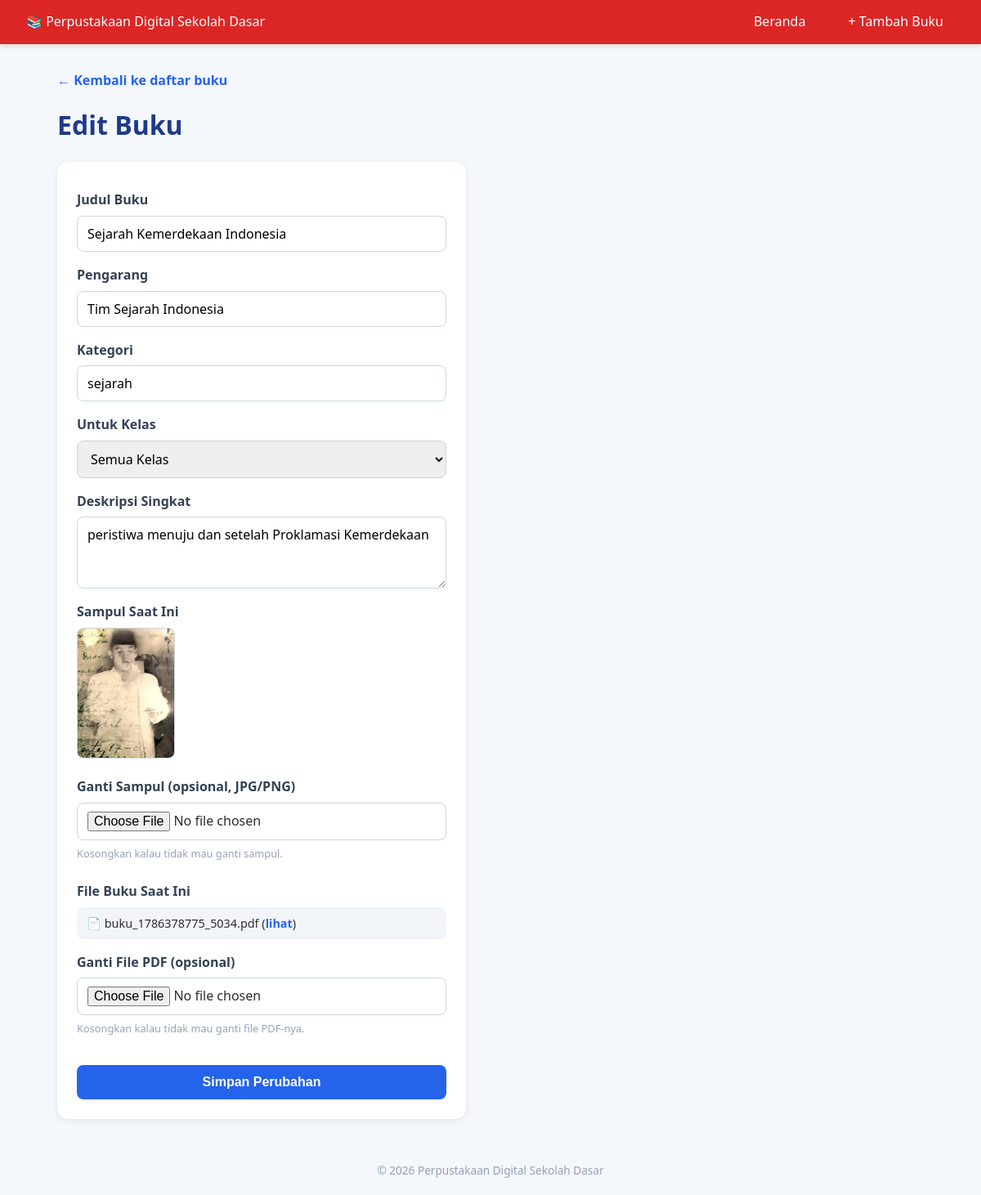
Page /buku/edit/6 on the committed database.
### tables this page shows
CREATE TABLE `buku` (
  `id` int(11) NOT NULL,
  `judul` varchar(150) NOT NULL,
  `pengarang` varchar(100) NOT NULL,
  `kategori` varchar(50) NOT NULL,
  `kelas` varchar(10) NOT NULL,
  `sampul` varchar(255) DEFAULT NULL,
  `file_buku` varchar(255) NOT NULL,
  `deskripsi` text,
  `tanggal_upload` datetime DEFAULT CURRENT_TIMESTAMP
);

### application/controllers/Buku.php (called while the page is built, shortened)
<?php
class Buku extends CI_Controller
{
    public function __construct()
    {
        $this->load->model('buku_model');
    }
    public function edit($id)
    {
        $buku = $this->buku_model->get_by_id($id);
        $data['buku'] = $buku;
        $data['daftar_kategori'] = $this->buku_model->get_kategori_list();
        $this->load->view('templates/header', array('judul_halaman' => 'Edit Buku'));
        $this->load->view('buku/edit', $data);
        $this->load->view('templates/footer');
    }
}

### index.php (called while the page is built, shortened)
<?php
require_once BASEPATH.'core/CodeIgniter.php';

### application/models/Buku_model.php (called while the page is built, shortened)
<?php
class Buku_model extends CI_Model
{
    protected $table = 'buku';
    public function get_by_id($id)
    {
        return $this->db->get_where($this->table, array('id' => $id))->row();
    }
}

### application/views/buku/edit.php (the view, shortened to what this page needs)
<a href="<?= base_url('buku') ?>" class="link-kembali">&larr; Kembali ke daftar buku</a>
<h1>Edit Buku</h1>
<form action="<?= base_url('buku/edit/' . $buku->id) ?>" method="post" enctype="multipart/form-data" class="form-tambah">
    <label for="judul">Judul Buku</label>
    <input type="text" id="judul" name="judul"
           value="<?= set_value('judul', $buku->judul) ?>" required>
    <label for="pengarang">Pengarang</label>
    <input type="text" id="pengarang" name="pengarang"
           value="<?= set_value('pengarang', $buku->pengarang) ?>" required>
    <label for="kategori">Kategori</label>
    <input type="text" id="kategori" name="kategori" list="list-kategori"
           value="<?= set_value('kategori', $buku->kategori) ?>" required>
    <label for="kelas">Untuk Kelas</label>
    <select id="kelas" name="kelas" required>
        <?php $pilihan_kelas = array('Semua' => 'Semua Kelas', '1' => 'Kelas 1', '2' => 'Kelas 2', '3' => 'Kelas 3', '4' => 'Kelas 4', '5' => 'Kelas 5', '6' => 'Kelas 6'); ?>
        <?php foreach ($pilihan_kelas as $nilai => $label): ?>
            <option value="<?= $nilai ?>" <?= ($buku->kelas === $nilai) ? 'selected' : '' ?>>
                <?= $label ?>
            </option>
        <?php endforeach; ?>
    </select>
    <label for="deskripsi">Deskripsi Singkat</label>
    <textarea id="deskripsi" name="deskripsi" rows="3"><?= set_value('deskripsi', $buku->deskripsi) ?></textarea>
    <label>Sampul Saat Ini</label>
    <img src="<?= base_url('assets/uploads/cover/' . $buku->sampul) ?>"
         alt="Sampul saat ini" class="preview-sampul">
    <label for="sampul">Ganti Sampul (opsional, JPG/PNG)</label>
    <input type="file" id="sampul" name="sampul" accept="image/jpeg,image/png">
    <small class="bantuan-teks">Kosongkan kalau tidak mau ganti sampul.</small>
    <label>File Buku Saat Ini</label>
    <p class="info-file-lama">
        📄 <?= html_escape($buku->file_buku) ?>
        (<a href="<?= base_url('assets/uploads/buku/' . $buku->file_buku) ?>" target="_blank">lihat</a>)
    </p>
    <label for="file_buku">Ganti File PDF (opsional)</label>
    <input type="file" id="file_buku" name="file_buku" accept="application/pdf">
    <small class="bantuan-teks">Kosongkan kalau tidak mau ganti file PDF-nya.</small>
    <button type="submit" class="btn btn-simpan">Simpan Perubahan</button>
</form>

### assets/css/style.css (style rules this page uses)
* { margin: 0; padding: 0; box-sizing: border-box; }
body { font-family: 'Segoe UI', Tahoma, sans-serif; background-color: #f4f7fb; color: #2d2d2d; line-height: 1.6; }
a { text-decoration: none; color: inherit; }
h1 { margin-bottom: 20px; color: #1e3a8a; }
.btn { display: inline-block; padding: 8px 14px; border-radius: 8px; font-size: 0.9rem; cursor: pointer; border: none; }
.link-kembali { display: inline-block; margin-bottom: 16px; color: #2563eb; font-weight: 600; }
.form-tambah { max-width: 500px; display: flex; flex-direction: column; gap: 6px; background: white; padding: 24px; border-radius: 14px; box-shadow: 0 2px 8px rgba(0, 0, 0, 0.08); }
.form-tambah label { font-weight: 600; margin-top: 10px; color: #334155; }
.form-tambah input, .form-tambah select, .form-tambah textarea { padding: 10px 12px; border: 1px solid #cbd5e1; border-radius: 8px; font-size: 1rem; font-family: inherit; }
.btn-simpan { margin-top: 20px; padding: 12px; background-color: #2563eb; color: white; font-size: 1rem; font-weight: 600; border-radius: 8px; }
.preview-sampul { width: 120px; height: 160px; object-fit: cover; border-radius: 8px; border: 1px solid #cbd5e1; margin-bottom: 6px; }
.info-file-lama { background-color: #f1f5f9; padding: 8px 12px; border-radius: 8px; font-size: 0.9rem; }
.info-file-lama a { color: #2563eb; font-weight: 600; }
.bantuan-teks { color: #94a3b8; font-size: 0.8rem; margin-bottom: 8px; }

### rows in the picture
buku: judul "Sejarah Kemerdekaan Indonesia", pengarang "Tim Sejarah Indonesia", kategori "sejarah", kelas "Semua Kelas", deskripsi "peristiwa menuju dan setelah Proklamasi Kemerdekaan", sampul (picture), file_buku "buku_1786378775_5034.pdf"
